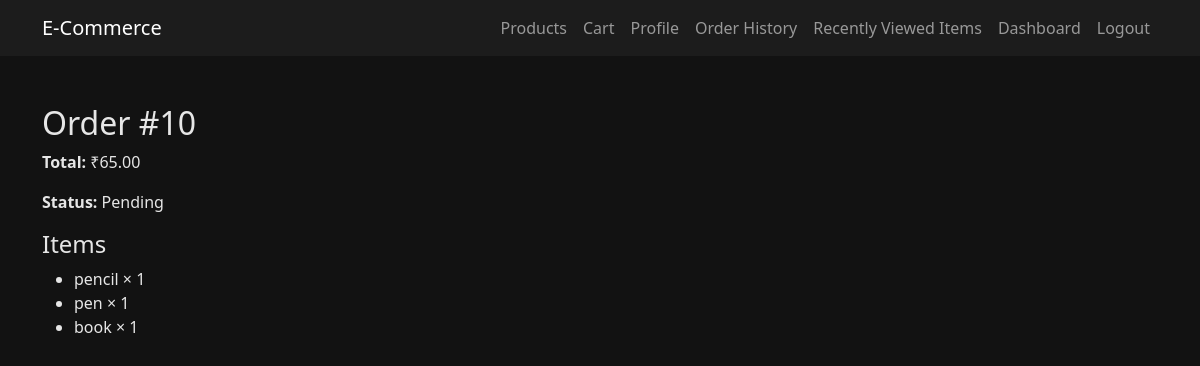
/order/10/ (signed in), run on the app's committed database.
### Cart/models.py (models this page shows, shortened)
class Order(models.Model):
    STATUS_CHOICES = (
        ('Pending','Pending'),
        ('Shipped','Shipped'),
        ('Delivered','Delivered'),
        ('Cancelled','Cancelled'),
    )
    user = models.ForeignKey(User, on_delete=models.CASCADE)
    created_at = models.DateTimeField(auto_now_add=True)
    total_amount = models.DecimalField(max_digits=12, decimal_places=2, default=0)
    status = models.CharField(max_length=20, choices=STATUS_CHOICES, default='Pending')

class OrderItem(models.Model):
    order = models.ForeignKey(Order, on_delete=models.CASCADE, related_name='items')
    product = models.ForeignKey(Product_Table, on_delete=models.CASCADE)
    quantity = models.PositiveIntegerField(default=1)
    price_at_purchase = models.DecimalField(max_digits=10, decimal_places=2, default=0)

class Product_Table(models.Model):
    name = models.CharField(max_length=200)
    price = models.DecimalField(max_digits=10, decimal_places=2)
    description = models.TextField(blank=True, null=True)
    stock = models.IntegerField(default=0)
    image = models.ImageField(upload_to='products/', blank=True, null=True)
    created_at = models.DateTimeField(auto_now_add=True)
    class Meta:
        db_table = 'Product_Table'

### User_App/views.py (the view)
# urls.py: path('order/<int:pk>/', views.order_detail, name='order_detail'),
@login_required
def order_detail(request, pk): #each items detail
    order = get_object_or_404(Order, pk=pk, user=request.user)
    items = OrderItem.objects.filter(order=order)
    return render(request, 'User_App/order_detail.html', {'order': order, 'items': items})

### User_App/templates/User_App/order_detail.html (shortened to what this page needs)
{% extends 'User_App/base.html' %}
{% block content %}
<h2>Order #{{ order.id }}</h2>
<p><strong>Total:</strong>
     ₹{{ order.total_amount }}</p>
     <p><strong>Status:</strong> {{ order.status }}
    </p><h4>Items</h4><ul>{% for it in items %}<li>
        {{ it.product.name }} × {{ it.quantity }}</li>
        {% endfor %}</ul>{% endblock %}

### User_App/templates/User_App/base.html (style rules this page uses)
body { background-color: #121212; color: #e6e6e6; font-family: 'Segoe UI', sans-serif; }

### data on the page
Order: id "10", total_amount "65.00", status "Pending"
OrderItem: product.name "pencil", quantity "1"
OrderItem: product.name "pen", quantity "1"
OrderItem: product.name "book", quantity "1"
